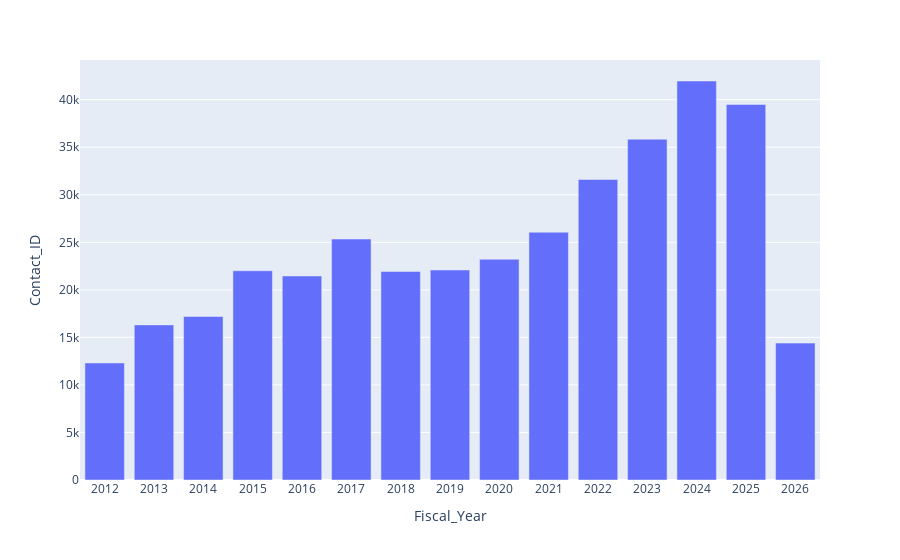

Notebook code cell kept with this figure:
### Code cell
unique_donors_per_year = df_clean.groupby(['Fiscal_Year'], as_index=False)['Contact_ID'].nunique()
unique_donors_per_year

unique_donors_per_year_chart = px.bar(unique_donors_per_year, x='Fiscal_Year', y='Contact_ID')
unique_donors_per_year_chart.show()

### Figure 1 — Plotly figure (JSON) as saved in the notebook; plotly's stock layout.template omitted (floating-point values rounded to 4 significant figures)
{"data": [{"hovertemplate": "Fiscal_Year=%{x}<br>Contact_ID=%{y}<extra></extra>", "legendgroup": "", "marker": {"color": "#636efa", "pattern": {"shape": ""}}, "name": "", "orientation": "v", "showlegend": false, "textposition": "auto", "type": "bar", "x": ["2012", "2013", "2014", "2015", "2016", "2017", "2018", "2019", "2020", "2021", "2022", "2023", "2024", "2025", "2026"], "xaxis": "x", "y": [12312, 16316, 17198, 22009, 21458, 25344, 21938, 22091, 23216, 26063, 31612, 35848, 41970, 39493, 14398], "yaxis": "y"}], "layout": {"barmode": "relative", "legend": {"tracegroupgap": 0}, "margin": {"t": 60}, "xaxis": {"anchor": "y", "domain": [0, 1], "title": {"text": "Fiscal_Year"}}, "yaxis": {"anchor": "x", "domain": [0, 1], "title": {"text": "Contact_ID"}}}}
